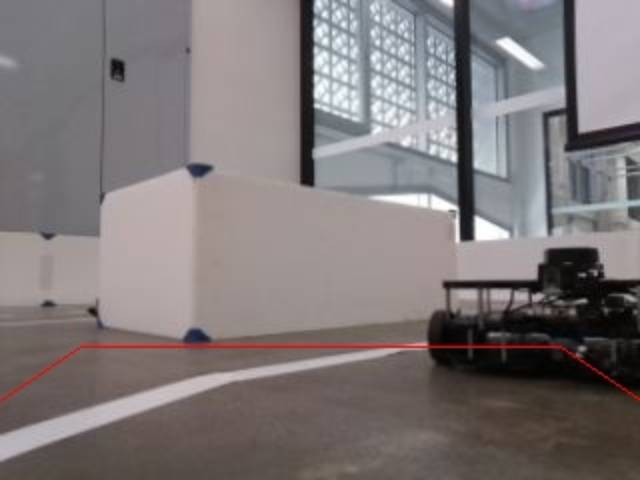
#> input picture assets/custom_data/images/00002.jpg, 640 x 480 px, given in place of 4_1_1.jpg, which was not available
$ python test.py ../../assets/custom_data/images/00002.jpg   (older library calls are emulated)
#> lines starting #> are read from the running program, lines starting #| are printed output that depends on the picture; after the words box and inside, x2 and y2 are one past the last pixel; in counts of white or black regions, pixels touching at a corner belong together; pictures that were not available may be replaced by others from this repository, and a replacement may not be noted
import cv2
import matplotlib.pyplot as plt
import numpy as np
import time

class LaneDetection():
	def __init__(self):
		self.frame_rgb = None
		self.prev_left_fitx = None
		self.prev_right_fitx = None


	# Default bgr8 encoding
	# [4 lines left out: function convert_compressed_image_to_cv, not called in this run]

	# image in black or white
	def create_threshold_binary_image(self, frame):
		frame = cv2.cvtColor(frame, cv2.COLOR_BGR2GRAY)
		frame = cv2.blur(frame,(5,5))
		_, frame = cv2.threshold(frame, 130 ,255, cv2.THRESH_BINARY)
		binary = cv2.blur(frame,(5,5))
		return binary

	# perspective transform (bird-eye view)
	def bird_eye_perspective_transform(self, frame):
		top_x = 110
		top_y = 20
		bottom_x = 250
		bottom_y = 200

		top_x = 210	# adjust top width
		top_y = 15  # adjust top height
		bottom_x = 360	# adjust bot width
		bottom_y = 237	# adjust bot height

		pts_src = np.array([
			[320 - top_x, 360 - top_y],
			[320 + top_x, 360 - top_y],
			[320 + bottom_x, 240 + bottom_y],
			[320 - bottom_x, 240 + bottom_y]])
		pts_dst = np.array([[200, 0], [800, 0], [800, 600], [200, 600]])

		homo, status = cv2.findHomography(pts_src, pts_dst)
		warped = cv2.warpPerspective(frame, homo, (1000, 600))
		return warped

	# should take in binary_frame (black and white image)
	def sliding_window(self, frame):
		# Take a histogram of the bottom half of the image
		bottom_half_y = frame.shape[0]/2
		histogram = np.sum(frame[int(frame.shape[0]/2):,:], axis=0)
		# plt.plot(frame)
		# plt.show()

		# Create an output image to draw on and visualize the result
		# out_img = np.dstack((frame, frame, frame)) * 255
		out_img = self.frame_rgb.copy()
		# return None, None, out_img

		# Find the peak of the left and right halves of the histogram
		# These will be the starting point for the left and right lines
		midpoint = np.int(histogram.shape[0]/2)
		leftx_base = np.argmax(histogram[:midpoint])
		rightx_base = np.argmax(histogram[midpoint:]) + midpoint

		# Choose the number of sliding windows
		nwindows = 20
		# Set height of windows
		window_height = np.int(frame.shape[0]/nwindows)

		# Identify the x and y positions of all nonzero pixels in the image
		nonzero = frame.nonzero()
		nonzeroy = np.array(nonzero[0])
		nonzerox = np.array(nonzero[1])
		# Current positions to be updated for each window
		leftx_current = leftx_base
		rightx_current = rightx_base
		# Set the width of the windows +/- margin
		margin = 50
		# Set minimum number of pixels found to recenter window
		minpix = 50
		# Create empty lists to receive left and right lane pixel indices
		left_lane_inds = []
		right_lane_inds = []

		# Step through the windows one by one
		for window in range(nwindows):
			# Identify window boundaries in x and y (and right and left)
			win_y_low = frame.shape[0] - (window+1)*window_height
			win_y_high = frame.shape[0] - window*window_height
			win_xleft_low = leftx_current - margin
			win_xleft_high = leftx_current + margin
			win_xright_low = rightx_current - margin
			win_xright_high = rightx_current + margin
			# Draw the windows on the visualization image
			cv2.rectangle(out_img,(win_xleft_low,win_y_low),(win_xleft_high,win_y_high),(0,255,255), 2)
			cv2.rectangle(out_img,(win_xright_low,win_y_low),(win_xright_high,win_y_high),(255,0,255), 2)
			# Identify the nonzero pixels in x and y within the window
			good_left_inds = ((nonzeroy >= win_y_low) & (nonzeroy < win_y_high) & (nonzerox >= win_xleft_low) & (nonzerox < win_xleft_high)).nonzero()[0]
			good_right_inds = ((nonzeroy >= win_y_low) & (nonzeroy < win_y_high) & (nonzerox >= win_xright_low) & (nonzerox < win_xright_high)).nonzero()[0]

			# Append these indices to the lists
			left_lane_inds.append(good_left_inds)
			right_lane_inds.append(good_right_inds)
			# If you found > minpix pixels, recenter next window on their mean position
			if len(good_left_inds) > minpix:
				leftx_current = np.int(np.mean(nonzerox[good_left_inds]))
			if len(good_right_inds) > minpix:
				rightx_current = np.int(np.mean(nonzerox[good_right_inds]))

		# Concatenate the arrays of indices
		left_lane_inds = np.concatenate(left_lane_inds)
		right_lane_inds = np.concatenate(right_lane_inds)

		# Extract left and right line pixel positions
		leftx = nonzerox[left_lane_inds]
		lefty = nonzeroy[left_lane_inds]
		rightx = nonzerox[right_lane_inds]
		righty = nonzeroy[right_lane_inds]

		# Fit a second order polynomial to each
		warp_zero = np.zeros((frame.shape[0], frame.shape[1], 1), dtype=np.uint8)
		color_warp = np.dstack((warp_zero, warp_zero, warp_zero))
		color_warp_lines = np.dstack((warp_zero, warp_zero, warp_zero))

		ploty = np.linspace(0, frame.shape[0] - 1, frame.shape[0])
		left_fitx = None
		bad_lane = False
		if not len(leftx) is 0:
			left_fit = np.polyfit(lefty, leftx, 2)
			# print('Left lane coefficients : {}'.format(left_fit))

			left_fitx = left_fit[0]*ploty**2 + left_fit[1]*ploty + left_fit[2]
			# print(left_fitx[0])
			pts_left = np.array([np.flipud(np.transpose(np.vstack([left_fitx, ploty])))])
			cv2.polylines(self.frame_rgb, np.int_([pts_left]), isClosed=False, color=(0, 255, 255), thickness=25)

			# [14 lines of commented-out code are left out]

		right_fitx = None
		if not len(rightx) is 0:
			right_fit = np.polyfit(righty, rightx, 2)
			# print('Right lane coefficients : ')
			right_fitx = right_fit[0]*ploty**2 + right_fit[1]*ploty + right_fit[2]

			pts_right = np.array([np.flipud(np.transpose(np.vstack([right_fitx, ploty])))])
			cv2.polylines(self.frame_rgb, np.int_([pts_right]), isClosed=False, color=(255, 0, 255), thickness=25)

			# [14 lines of commented-out code are left out]


		left_x_mean = np.mean(leftx, axis=0)
		right_x_mean = np.mean(rightx, axis=0)
		lane_width = np.subtract(right_x_mean, left_x_mean)
		position = (10,50)
		# cv2.putText(self.frame_rgb, str(lane_width), position, cv2.FONT_HERSHEY_SIMPLEX, 1,(209, 80, 0, 255), 3)

		# # if lane is not in its half
		# if left_x_mean > 740 or right_x_mean < 740:
		# 	print("Lane: Wrong half")
		# 	left_fitx = self.prev_left_fitx
		# 	right_fitx = self.prev_right_fitx
		# 	# Set prev lanes instead of newly founded ones
		# 	# return self.prev_left_fitx, self.prev_right_fitx, None, None, self.frame_rgb

		# lane too small or large
		if (lane_width < 600 or lane_width > 800):
			print("Lane: Bad Size")
			left_fitx = self.prev_left_fitx
			right_fitx = self.prev_right_fitx
			# return self.prev_left_fitx, self.prev_right_fitx, None, None, self.frame_rgb

		# Draw Lanes
		if not left_fitx is None:
			pts_left = np.array([np.flipud(np.transpose(np.vstack([left_fitx, ploty])))])
			cv2.polylines(self.frame_rgb, np.int_([pts_left]), isClosed=False, color=(0, 0, 255), thickness=25)
		if not right_fitx is None:
			pts_right = np.array([np.flipud(np.transpose(np.vstack([right_fitx, ploty])))])
			cv2.polylines(self.frame_rgb, np.int_([pts_right]), isClosed=False, color=(0, 0, 255), thickness=25)

		self.prev_left_fitx = left_fitx
		self.prev_right_fitx = right_fitx
		cv2.imshow('line', out_img)
		return left_fitx, right_fitx, left_lane_inds, right_lane_inds, self.frame_rgb	# bgr8
		# return None, None, None, None, out_img


	def image_cb(self, frame):
		frame = self.bird_eye_perspective_transform(frame)
		self.frame_rgb = frame.copy()

		frame = self.create_threshold_binary_image(frame)
		left_poly, right_poly, left_pts, right_pts ,frame = self.sliding_window(frame)

		if (not left_poly is None) and (not right_poly is None):
			centerx = np.mean([left_poly, right_poly], axis=0)
			# print(centerx.item(350))

		return frame

	def main(self):
		frame = cv2.imread('4_1_1.jpg')
#> frame is the input picture: shape (480, 640, 3); mean B, G, R 120.3, 119.4, 126.2
		out = self.image_cb(frame)
#> in bird_eye_perspective_transform, `warped = cv2.warpPerspective(frame, homo, (1000, 600))`:
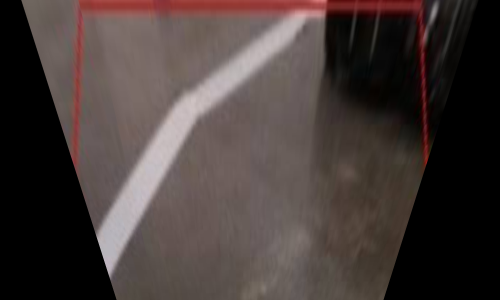
#> warped: shape (600, 1000, 3) (shown at 1/2 size); mean B, G, R 56.9, 59.3, 70.1
#> in create_threshold_binary_image, `frame = cv2.cvtColor(frame, cv2.COLOR_BGR2GRAY)`:
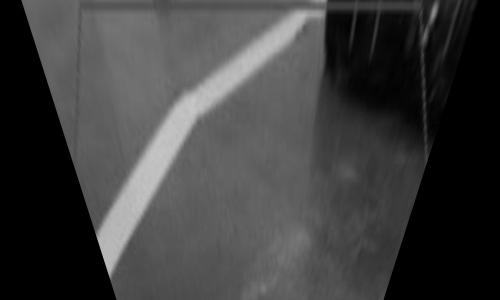
#> frame: shape (600, 1000) (shown at 1/2 size); min 0, max 199, mean 62.3
#> in create_threshold_binary_image, `_, frame = cv2.threshold(frame, 130 ,255, cv2.THRESH_BINARY)`:
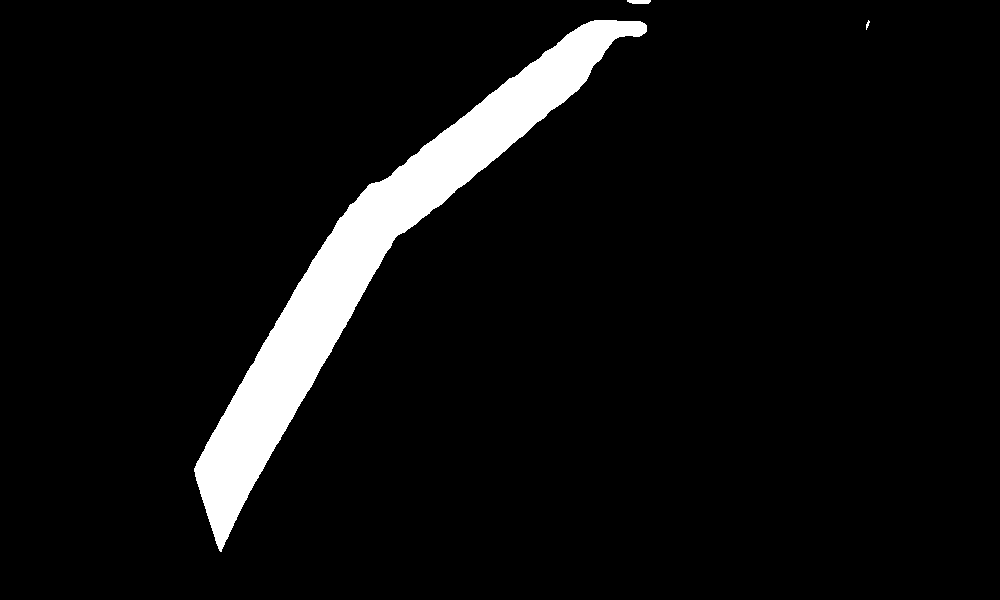
#> frame: shape (600, 1000); 6.1% white; 3 white regions, box (x1, y1, x2, y2) and area: (194, 20, 647, 552) 36489, (627, 0, 651, 4) 86, (866, 20, 870, 30) 20
#> in sliding_window, `histogram = np.sum(frame[int(frame.shape[0]/2):,:], axis=0)`: histogram = 1000 values, max 33915 at index 222, min 0 at index 0, mean 3821.3
#> in sliding_window, `leftx_base = np.argmax(histogram[:midpoint])`: leftx_base = 222
#> in sliding_window, `rightx_base = np.argmax(histogram[midpoint:]) + midpoint`: rightx_base = 500
#> in sliding_window, `nonzero = frame.nonzero()`: nonzero = 40699 positions, rows 0 to 553, columns 192 to 871
#> in sliding_window, `leftx_current = leftx_base`: leftx_current = 222
#> in sliding_window, `rightx_current = rightx_base`: rightx_current = 500
#> the loop in sliding_window, `for window in range(nwindows):` made 20 passes
#> (win_xleft_low, win_xleft_high, win_xright_low, win_xright_high, leftx_current, rightx_current) on passes 14 to 20: (312, 412, 450, 550, 383, 457), (333, 433, 407, 507, 413, 450), (363, 463, 400, 500, 445, 465), (395, 495, 415, 515, 480, 492), (430, 530, 442, 542, 516, 523), (466, 566, 473, 573, 554, 558), (504, 604, 508, 608, 590, 592)
#> after the loop in sliding_window, `for window in range(nwindows):`:
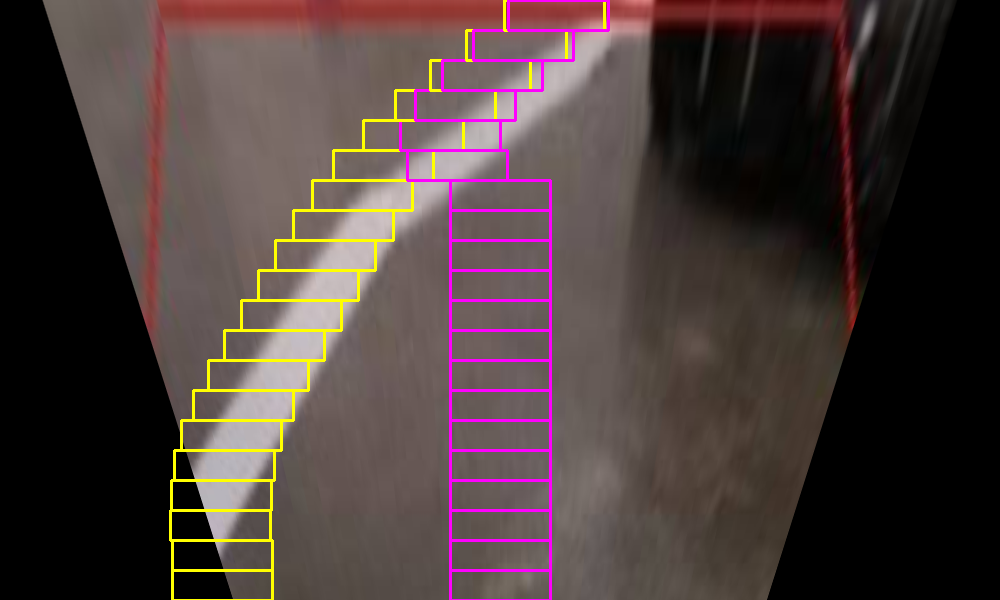
#> out_img: shape (600, 1000, 3); 3.06% of pixels changed, all inside (x1, y1, x2, y2) = (169, 0, 610, 600)
#> after the loop in sliding_window, `for window in range(nwindows):`: left_lane_inds = 20 items; right_lane_inds = 20 items, first 6: empty array, empty array, empty array, empty array, empty array, empty array
#> in sliding_window, `right_lane_inds = np.concatenate(right_lane_inds)`: right_lane_inds = 7969 values, max 16049 at index 240, min 158 at index 7627, mean 8784.1
#> in sliding_window, `rightx = nonzerox[right_lane_inds]`: rightx = 7969 values, max 607 at index 7642, min 407 at index 806, mean 484.9
#> in sliding_window, `righty = nonzeroy[right_lane_inds]`: righty = 7969 values, max 199 at index 240, min 18 at index 7627, mean 122.5
#> in sliding_window, `left_fit = np.polyfit(lefty, leftx, 2)`: left_fit = [0.00111, -1.32, 608.5]
#> in sliding_window, `left_fitx = left_fit[0]*ploty**2 + left_fit[1]*ploty + left_fit[2]`: left_fitx = 600 values, max 608.5 at index 0, min 216.2 at index 595, mean 346.3
#> in sliding_window, `pts_left = np.array([np.flipud(np.transpose(np.vstack([left_fitx, plot..`: pts_left = 600 pairs, first value 216.2 to 608.5, second value 0 to 599
#> in sliding_window, `right_fit = np.polyfit(righty, rightx, 2)`: right_fit = [0.00391, -1.76, 633.9]
#> in sliding_window, `right_fitx = right_fit[0]*ploty**2 + right_fit[1]*ploty + right_fit[2]`: right_fitx = 600 values, max 985.4 at index 599, min 436.7 at index 225, mean 576.1
#> in sliding_window, `pts_right = np.array([np.flipud(np.transpose(np.vstack([right_fitx, pl..`: pts_right = 600 pairs, first value 436.7 to 985.4, second value 0 to 599
#> in sliding_window, `cv2.polylines(self.frame_rgb, np.int_([pts_right]), isClosed=False, co..`:
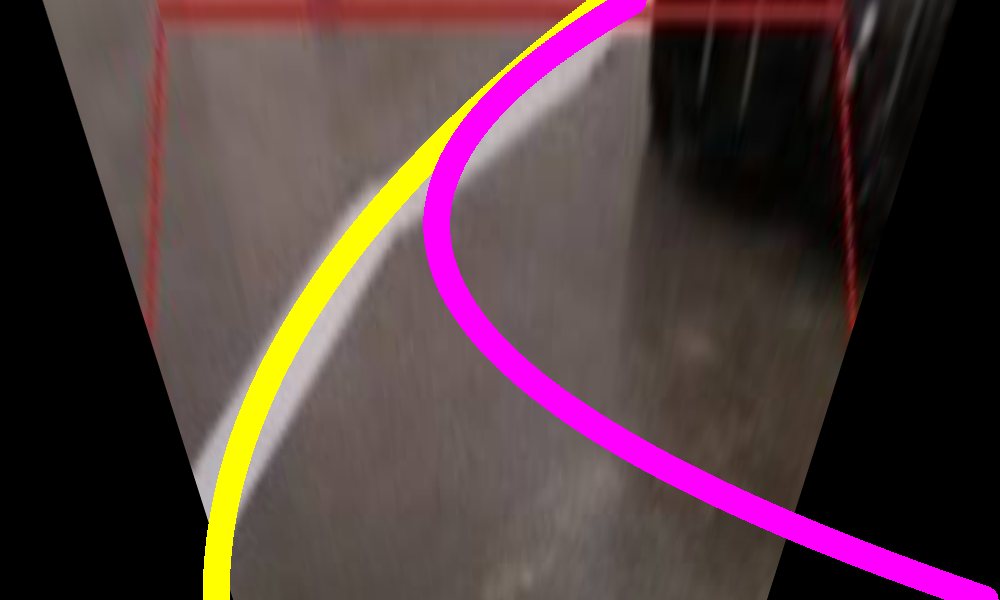
#> self.frame_rgb: shape (600, 1000, 3); mean B, G, R 60.6, 58.1, 79.5
#> in sliding_window, `left_x_mean = np.mean(leftx, axis=0)`: left_x_mean = 318
#> in sliding_window, `right_x_mean = np.mean(rightx, axis=0)`: right_x_mean = 484.9
#> in sliding_window, `lane_width = np.subtract(right_x_mean, left_x_mean)`: lane_width = 166.9
#> in image_cb, `left_poly, right_poly, left_pts, right_pts ,frame = self.sliding_windo..`: right_pts has the same summary as right_lane_inds in sliding_window
		# [16 lines of commented-out code are left out]
		cv2.waitKey(10000)
		cv2.destroyAllWindows()

if __name__ == '__main__': # sys.argv
	node = LaneDetection()
	node.main()

	# frame = cv2.imread('lane1.png')
	# image_cb(frame)
